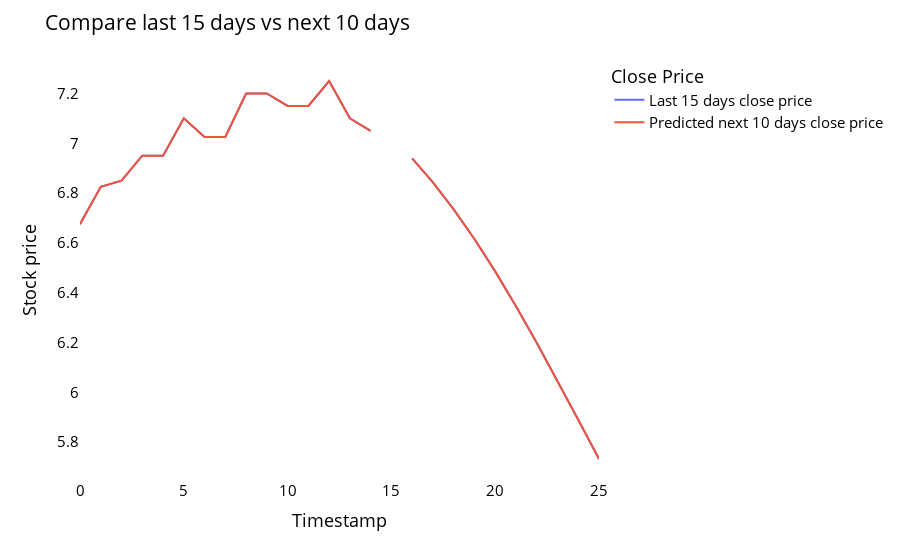

Notebook cell for this chart:
### Code cell
last_days=np.arange(1,time_step+1)
temp_mat = np.empty((len(last_days)+pred_days+1,1))
temp_mat[:] = np.nan
temp_mat = temp_mat.reshape(1,-1).tolist()[0]

last_original_days_value = temp_mat
next_predicted_days_value = temp_mat

last_original_days_value[0:time_step+1] = scaler.inverse_transform(mandiri_norm[len(mandiri_norm)-time_step:]).reshape(1,-1).tolist()[0]
next_predicted_days_value[time_step+1:] = scaler.inverse_transform(np.array(lst_output).reshape(-1,1)).reshape(1,-1).tolist()[0]

new_pred_plot = pd.DataFrame({
    'last_original_days_value':last_original_days_value,
    'next_predicted_days_value':next_predicted_days_value
})
names = cycle(['Last 15 days close price','Predicted next 10 days close price'])

fig = px.line(new_pred_plot,x=new_pred_plot.index, y=[new_pred_plot['last_original_days_value'],
                                                      new_pred_plot['next_predicted_days_value']],
              labels={'value': 'Stock price','index': 'Timestamp'})
fig.update_layout(title_text='Compare last 15 days vs next 10 days',
                  plot_bgcolor='white', font_size=15, font_color='black', legend_title_text='Close Price')
fig.for_each_trace(lambda t:  t.update(name = next(names)))

fig.update_xaxes(showgrid=False)
fig.update_yaxes(showgrid=False)
fig.show()

### Figure 1 — Plotly figure (JSON) as saved in the notebook; plotly's stock layout.template omitted (floating-point values rounded to 4 significant figures)
{"data": [{"hovertemplate": "variable=last_original_days_value<br>Timestamp=%{x}<br>Stock price=%{y}<extra></extra>", "legendgroup": "last_original_days_value", "line": {"color": "#636efa", "dash": "solid"}, "marker": {"symbol": "circle"}, "mode": "lines", "name": "Last 15 days close price", "orientation": "v", "showlegend": true, "type": "scatter", "x": [0, 1, 2, 3, 4, 5, 6, 7, 8, 9, 10, 11, 12, 13, 14, 15, 16, 17, 18, 19, 20, 21, 22, 23, 24, 25], "xaxis": "x", "y": [6.675, 6.825, 6.85, 6.95, 6.95, 7.1, 7.025, 7.025, 7.2, 7.2, 7.15, 7.15, 7.25, 7.1, 7.05, null, 6.939, 6.843, 6.734, 6.616, 6.485, 6.346, 6.199, 6.046, 5.89, 5.732], "yaxis": "y"}, {"hovertemplate": "variable=next_predicted_days_value<br>Timestamp=%{x}<br>Stock price=%{y}<extra></extra>", "legendgroup": "next_predicted_days_value", "line": {"color": "#EF553B", "dash": "solid"}, "marker": {"symbol": "circle"}, "mode": "lines", "name": "Predicted next 10 days close price", "orientation": "v", "showlegend": true, "type": "scatter", "x": [0, 1, 2, 3, 4, 5, 6, 7, 8, 9, 10, 11, 12, 13, 14, 15, 16, 17, 18, 19, 20, 21, 22, 23, 24, 25], "xaxis": "x", "y": [6.675, 6.825, 6.85, 6.95, 6.95, 7.1, 7.025, 7.025, 7.2, 7.2, 7.15, 7.15, 7.25, 7.1, 7.05, null, 6.939, 6.843, 6.734, 6.616, 6.485, 6.346, 6.199, 6.046, 5.89, 5.732], "yaxis": "y"}], "layout": {"autosize": true, "font": {"color": "black", "size": 15}, "legend": {"title": {"text": "Close Price"}, "tracegroupgap": 0}, "margin": {"t": 60}, "plot_bgcolor": "white", "title": {"text": "Compare last 15 days vs next 10 days"}, "xaxis": {"anchor": "y", "autorange": true, "domain": [0, 1], "range": [0, 25], "showgrid": false, "title": {"text": "Timestamp"}, "type": "linear"}, "yaxis": {"anchor": "x", "autorange": true, "domain": [0, 1], "range": [5.648, 7.334], "showgrid": false, "title": {"text": "Stock price"}, "type": "linear"}}}
